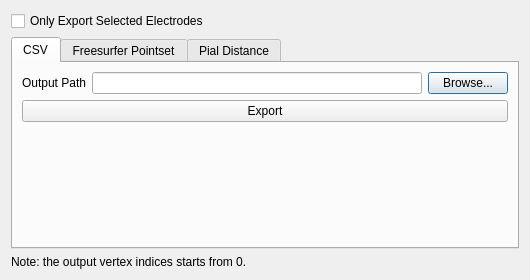
<?xml version="1.0" encoding="UTF-8"?>
<ui version="4.0">
 <class>Dialog</class>
 <widget class="QDialog" name="Dialog">
  <property name="geometry">
   <rect>
    <x>0</x>
    <y>0</y>
    <width>530</width>
    <height>280</height>
   </rect>
  </property>
  <property name="windowTitle">
   <string>Export Registered Electrodes...</string>
  </property>
  <layout class="QVBoxLayout" name="verticalLayout">
   <item>
    <widget class="QCheckBox" name="checkBox_only_selected">
     <property name="text">
      <string>Only Export Selected Electrodes</string>
     </property>
    </widget>
   </item>
   <item>
    <widget class="QTabWidget" name="tabWidget">
     <property name="currentIndex">
      <number>0</number>
     </property>
     <widget class="QWidget" name="tab_2">
      <attribute name="title">
       <string>CSV</string>
      </attribute>
      <layout class="QVBoxLayout" name="verticalLayout_2">
       <item>
        <layout class="QHBoxLayout" name="horizontalLayout">
         <item>
          <widget class="QLabel" name="label">
           <property name="text">
            <string>Output Path</string>
           </property>
          </widget>
         </item>
         <item>
          <widget class="QLineEdit" name="lineEdit_csv"/>
         </item>
         <item>
          <widget class="QPushButton" name="pushButton_csv_browse">
           <property name="text">
            <string>Browse...</string>
           </property>
          </widget>
         </item>
        </layout>
       </item>
       <item>
        <widget class="QPushButton" name="pushButton_csv_export">
         <property name="text">
          <string>Export</string>
         </property>
        </widget>
       </item>
       <item>
        <spacer name="verticalSpacer">
         <property name="orientation">
          <enum>Qt::Vertical</enum>
         </property>
         <property name="sizeHint" stdset="0">
          <size>
           <width>20</width>
           <height>40</height>
          </size>
         </property>
        </spacer>
       </item>
      </layout>
     </widget>
     <widget class="QWidget" name="tab">
      <attribute name="title">
       <string>Freesurfer Pointset</string>
      </attribute>
      <layout class="QVBoxLayout" name="verticalLayout_3">
       <item>
        <widget class="QCheckBox" name="checkBox_per_grid">
         <property name="text">
          <string>Export a .dat File for Each Grid</string>
         </property>
        </widget>
       </item>
       <item>
        <layout class="QHBoxLayout" name="horizontalLayout_2">
         <item>
          <widget class="QLabel" name="label_2">
           <property name="text">
            <string>Output Path</string>
           </property>
          </widget>
         </item>
         <item>
          <widget class="QLineEdit" name="lineEdit_dat"/>
         </item>
         <item>
          <widget class="QPushButton" name="pushButton_dat_browse">
           <property name="text">
            <string>Browse...</string>
           </property>
          </widget>
         </item>
        </layout>
       </item>
       <item>
        <widget class="QPushButton" name="pushButton_dat_export">
         <property name="text">
          <string>Export</string>
         </property>
        </widget>
       </item>
       <item>
        <spacer name="verticalSpacer_2">
         <property name="orientation">
          <enum>Qt::Vertical</enum>
         </property>
         <property name="sizeHint" stdset="0">
          <size>
           <width>20</width>
           <height>40</height>
          </size>
         </property>
        </spacer>
       </item>
      </layout>
     </widget>
     <widget class="QWidget" name="tab_3">
      <attribute name="title">
       <string>Pial Distance</string>
      </attribute>
      <layout class="QVBoxLayout" name="verticalLayout_4">
       <item>
        <layout class="QHBoxLayout" name="horizontalLayout_4">
         <item>
          <widget class="QLabel" name="label_6">
           <property name="text">
            <string>Pial Path</string>
           </property>
          </widget>
         </item>
         <item>
          <widget class="QLineEdit" name="lineEdit_pial"/>
         </item>
         <item>
          <widget class="QPushButton" name="pushButton_pial_browse">
           <property name="text">
            <string>Browse...</string>
           </property>
          </widget>
         </item>
        </layout>
       </item>
       <item>
        <layout class="QHBoxLayout" name="horizontalLayout_3">
         <item>
          <widget class="QLabel" name="label_3">
           <property name="text">
            <string>Output Path</string>
           </property>
          </widget>
         </item>
         <item>
          <widget class="QLineEdit" name="lineEdit_distance"/>
         </item>
         <item>
          <widget class="QPushButton" name="pushButton_distance_browse">
           <property name="text">
            <string>Browse...</string>
           </property>
          </widget>
         </item>
        </layout>
       </item>
       <item>
        <widget class="QPushButton" name="pushButton_pial_export">
         <property name="text">
          <string>Export</string>
         </property>
        </widget>
       </item>
       <item>
        <spacer name="verticalSpacer_3">
         <property name="orientation">
          <enum>Qt::Vertical</enum>
         </property>
         <property name="sizeHint" stdset="0">
          <size>
           <width>20</width>
           <height>40</height>
          </size>
         </property>
        </spacer>
       </item>
      </layout>
     </widget>
    </widget>
   </item>
   <item>
    <widget class="QLabel" name="label_4">
     <property name="text">
      <string>Note: the output vertex indices starts from 0.</string>
     </property>
    </widget>
   </item>
  </layout>
 </widget>
 <resources/>
 <connections/>
</ui>
